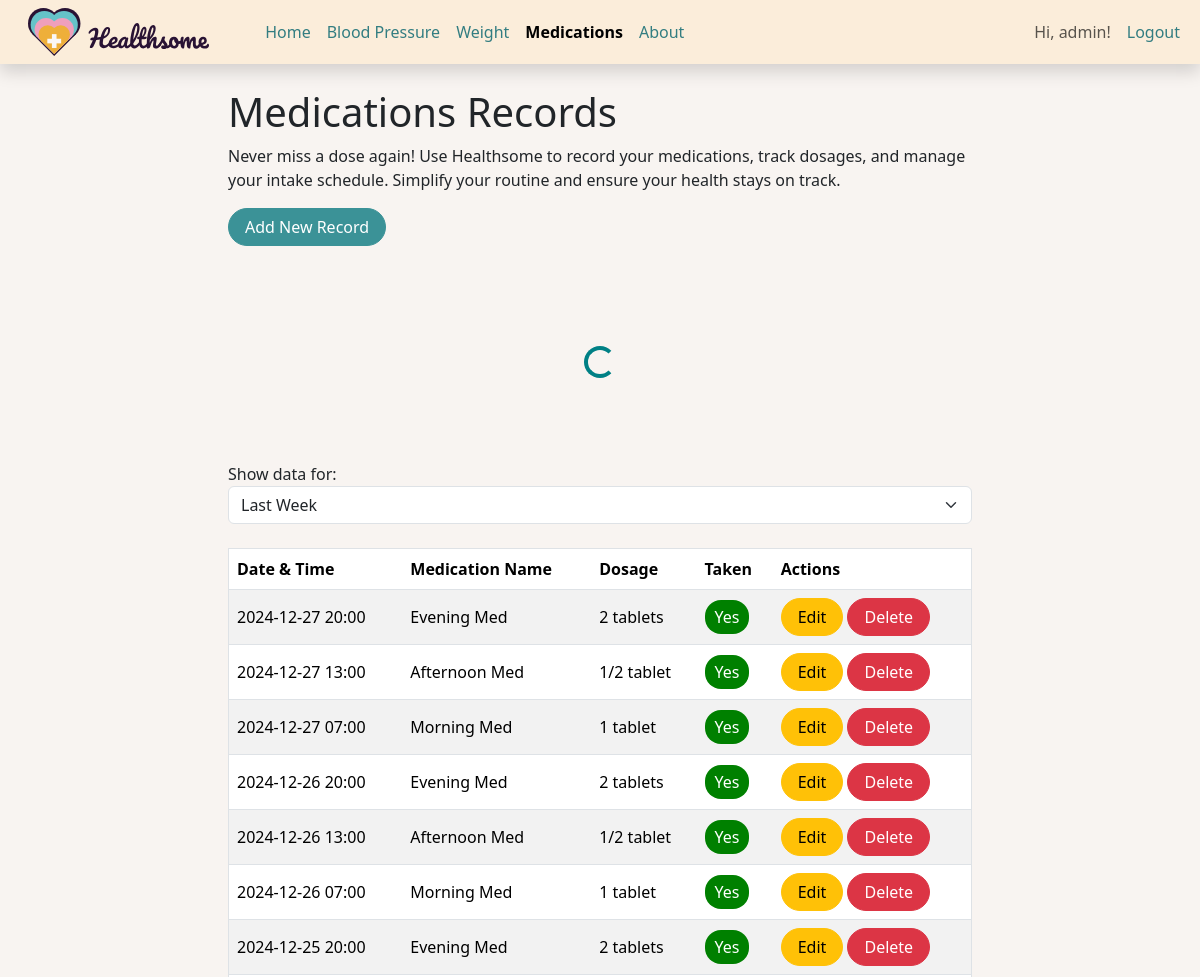
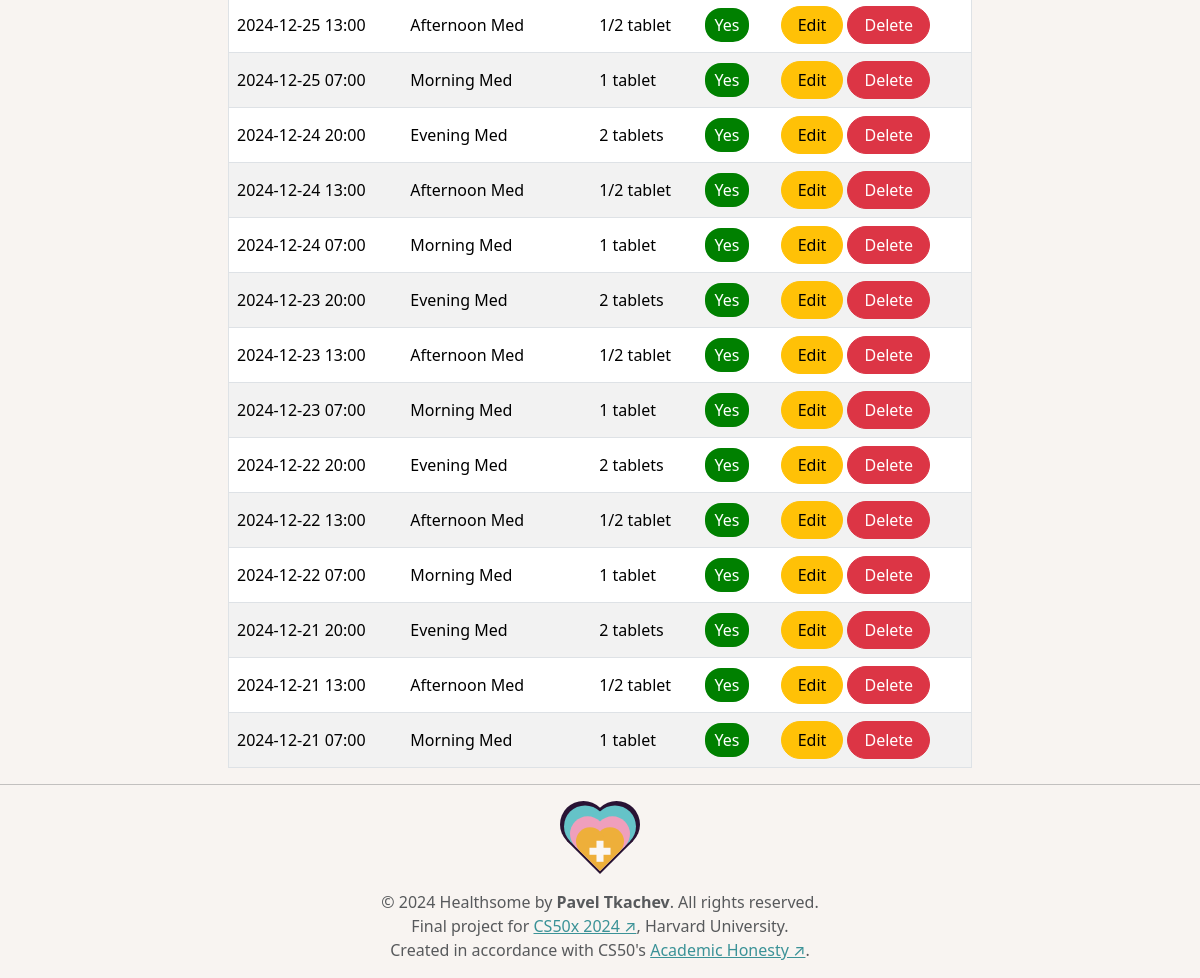
Page /medications/ (signed in) on the committed database (2 pictures, top to bottom).
### tables this page shows
CREATE TABLE users (
    -- Unique user ID
    id INTEGER PRIMARY KEY AUTOINCREMENT,
    -- Username for login
    username TEXT NOT NULL UNIQUE,
    -- Hashed password for security
    password_hash TEXT NOT NULL
);

CREATE TABLE medications (
    -- Unique record ID
    id INTEGER PRIMARY KEY AUTOINCREMENT,
    -- ID of the user who owns this record
    user_id INTEGER NOT NULL,
    -- Name of the medication
    medication_name TEXT NOT NULL,
    -- Dosage information (optional)
    dosage TEXT,
    -- Date and time of the record
    date_time TEXT NOT NULL,
    -- Whether the medication was taken (0 = no, 1 = yes)
    taken BOOLEAN NOT NULL CHECK (taken IN (0, 1)),
    -- Foreign key linking to users table
    FOREIGN KEY (user_id) REFERENCES users (id)
);

### modules/metrics/medications.py (the view)
@bp.route('/')
def list_records():
    user_id = session.get('user_id')
    if not user_id:
        flash("Please log in to view your records.", "error")
        return redirect(url_for('auth.login'))
    range_option = request.args.get('range', 'last_week')  # Default to 'last_week'
    start_date, end_date = calculate_date_range(range_option)
    query = "SELECT * FROM medications WHERE user_id = ?"
    params = [user_id]
    if start_date:
        query += " AND date_time BETWEEN ? AND ? ORDER BY date_time DESC"
        params.extend([start_date, end_date])
    else:
        query += " ORDER BY date_time DESC"
    records = query_db(query, params)
    return render_template('metrics/medications/list.html', records=records, range_option=range_option)

### helpers/datetime_helpers.py (called while the page is built)
def to_iso_format(dt_str):
    try:
        return datetime.strptime(dt_str, "%Y-%m-%dT%H:%M").strftime("%Y-%m-%d %H:%M")
    except ValueError:
        return dt_str  # Return as-is if the format is invalid

def calculate_date_range(range_option):
    now = datetime.now()
    if range_option == 'last_week':
        start_date = (now - timedelta(days=7)).strftime('%Y-%m-%d 00:00:00')  # Start of 7 days ago
        end_date = now.strftime('%Y-%m-%d 23:59:59')  # End of today
    elif range_option == 'last_month':
        start_date = (now - timedelta(days=30)).strftime('%Y-%m-%d 00:00:00')  # Start of 30 days ago
        end_date = now.strftime('%Y-%m-%d 23:59:59')  # End of today
    else:
        start_date = None  # No start date for 'all_time'
        end_date = None    # No end date for 'all_time'
    return start_date, end_date

### helpers/db_helpers.py (called while the page is built)
def get_db():
    if 'db' not in g:
        g.db = sqlite3.connect(DATABASE)
        g.db.row_factory = sqlite3.Row
    return g.db

def query_db(query, args=(), one=False):
    cur = get_db().execute(query, args)
    rv = cur.fetchall()
    cur.close()
    return (rv[0] if rv else None) if one else rv

### templates/metrics/medications/list.html (shortened to what this page needs)
{% extends "layout.html" %}
{% block body %}
<div class="col-lg-8 mx-auto">
    <h1>Medications Records</h1>
    <p>Never miss a dose again! Use Healthsome to record your medications, track dosages, and manage your intake
        schedule. Simplify your routine and ensure your health stays on track.</p>
    <a class="btn btn-primary rounded-pill px-3 mb-3" href="{{ url_for('medications.create_record') }}">Add New
        Record</a>
    {% if records %}
    <div id="chartLoader" class="d-flex justify-content-center align-items-center" style="height: 200px;">
        <div class="spinner-border text-primary" role="status">
        </div>
    </div>
    {% endif %}
    <form method="get" class="mb-3">
        <label for="range">Show data for:</label>
        <select id="range" name="range" class="form-select" onchange="this.form.submit()">
            <option value="last_week" {% if range_option=='last_week' %}selected{% endif %}>Last Week</option>
        </select>
    </form>
    <table border="1" class="table table-striped table-hover mt-4">
        <thead>
            <tr>
                <th>Date & Time</th>
                <th>Medication Name</th>
                <th>Dosage</th>
                <th>Taken</th>
                <th>Actions</th>
            </tr>
        </thead>
        <tbody>
            {% for record in records %}
            <tr>
                <td>{{ record.date_time|to_iso_format }}</td>
                <td>{{ record.medication_name }}</td>
                <td>{{ record.dosage }}</td>
                <td>
                    <form action="{{ url_for('medications.toggle_taken', record_id=record.id) }}" method="post">
                        <button type="submit" class="{{ 'btn-taken' if record.taken else 'btn-not-taken' }}">
                            {{ "Yes" if record.taken else "No" }}
                        </button>
                    </form>
                </td>
                <td>
                    <a class="btn btn-warning rounded-pill px-3"
                        href="{{ url_for('medications.edit_record', record_id=record.id) }}">Edit</a>
                    <form action="{{ url_for('medications.delete_record', record_id=record.id) }}" method="post"
                        style="display:inline;">
                        <button class="btn btn-danger rounded-pill px-3" type="submit"
                            onclick="return confirm('Are you sure?')">Delete</button>
                    </form>
                </td>
            </tr>
            {% endfor %}
        </tbody>
    </table>
</div>
{% endblock %}

### templates/layout.html (shortened to what this page needs)
<!DOCTYPE html>
<html lang="en">
<head>
    <link href="https://cdn.jsdelivr.net/npm/bootstrap@5.3.3/dist/css/bootstrap.min.css" rel="stylesheet"
>
    <link rel="stylesheet" href="{{ url_for('static', filename='css/styles.css') }}">
</head>
<body>
    <header class="navbar navbar-expand-lg bd-navbar sticky-top shadow">
        <nav class="container-xxl bd-gutter flex-wrap flex-lg-nowrap">
            <a class="navbar-brand p-0 ms-3 me-0 me-lg-5 header__logo" href="/">
                <img src="{{ url_for('static', filename='img/LOGO_H.svg') }}" alt="Healthsome Logo">
            </a>
            <div class="offcanvas-lg offcanvas-end flex-grow-1 bg-accent" data-bs-scroll="true" id="bdNavbar">
                {% from "utils/navigation.html" import nav_link %}
                <div class="offcanvas-body p-4 pt-0 p-lg-0">
                    {% if current_user %}
                    <ul class="navbar-nav flex-row flex-wrap bd-navbar-nav justify-content-center">
                        <li class="nav-item col-6 col-lg-auto" data-bs-content="" data-bs-placement="bottom">
                            {{ nav_link('main.index', 'Home') }}
                        </li>
                        <li class="nav-item col-6 col-lg-auto" data-bs-content="" data-bs-placement="bottom">
                            {{ nav_link('blood_pressure.list_records', 'Blood Pressure') }}
                        </li>
                        <li class="nav-item col-6 col-lg-auto" data-bs-content="" data-bs-placement="bottom">
                            {{ nav_link('weight.list_records', 'Weight') }}
                        </li>
                        <li class="nav-item col-6 col-lg-auto" data-bs-content="" data-bs-placement="bottom">
                            {{ nav_link('medications.list_records', 'Medications') }}
                        </li>
                        <li class="nav-item col-6 col-lg-auto" data-bs-content="" data-bs-placement="bottom">
                            {{ nav_link('main.about', 'About') }}
                        </li>
                    </ul>
                    {% endif %}
                    <ul class="navbar-nav flex-row bd-navbar-nav ms-auto">
                        {% if current_user %}
                        <li class="nav-item col-6 col-lg-auto" data-bs-content="" data-bs-placement="bottom">
                            <span class="nav-link py-2 px-0 px-lg-2">Hi, {{ current_user }}!</span>
                        </li>
                        <li class="nav-item col-6 col-lg-auto" data-bs-content="" data-bs-placement="bottom">
                            {{ nav_link('auth.logout', 'Logout') }}
                        </li>
                        {% endif %}
                    </ul>
                </div>
            </div>
        </nav>
    </header>
    <main>
        <div class="container">
            {% block body %}{% endblock %}
        </div>
    </main>
    <footer class="footer mt-auto">
        <hr>
        <a class="d-block my-3 text-decoration-none footer__logo" href="/">
            <img src="{{ url_for('static', filename='img/LOGO_ICON.svg') }}" alt="Healthsome Icon">
        </a>
        <p class="text-center text-muted">
            &copy; 2024 Healthsome by <strong>Pavel Tkachev</strong>. All rights reserved.
            <br>
            Final project for <a href="https://cs50.harvard.edu/x/2024/" target="_blank" rel="noopener noreferrer">CS50x
                2024 ↗</a>,
            Harvard University.
            <br>
            Created in accordance with CS50's <a href="https://cs50.harvard.edu/x/2024/honesty/" target="_blank"
                rel="noopener noreferrer">Academic Honesty ↗</a>.
        </p>
    </footer>
</body>
</html>

### static/css/styles.css (style rules this page uses)
:root { --bs-primary: hsl(183, 44%, 41%); --bs-primary-rgb: 0, 128, 133; }
body { background-color: hsl(26, 33%, 96%); }
.btn-taken { background-color: hsl(120, 100%, 25%); }
header.navbar { background-color: hsl(34, 81%, 92%); }
main { margin-top: 1.5rem; }
.mt-auto { margin-top: auto !important; }
.table { vertical-align: middle; }
#chartLoader { height: 200px; display: flex; justify-content: center; align-items: center; }

### rows in the picture
users: username "admin"
medications: date_time|to_iso_format "2024-12-27 20:00", medication_name "Evening Med", dosage "2 tablets", taken "Yes"
medications: date_time|to_iso_format "2024-12-27 13:00", medication_name "Afternoon Med", dosage "1/2 tablet", taken "Yes"
medications: date_time|to_iso_format "2024-12-27 07:00", medication_name "Morning Med", dosage "1 tablet", taken "Yes"
medications: date_time|to_iso_format "2024-12-26 20:00", medication_name "Evening Med", dosage "2 tablets", taken "Yes"
medications: date_time|to_iso_format "2024-12-26 13:00", medication_name "Afternoon Med", dosage "1/2 tablet", taken "Yes"
medications: date_time|to_iso_format "2024-12-26 07:00", medication_name "Morning Med", dosage "1 tablet", taken "Yes"
medications: date_time|to_iso_format "2024-12-25 20:00", medication_name "Evening Med", dosage "2 tablets", taken "Yes"
medications: date_time|to_iso_format "2024-12-25 13:00", medication_name "Afternoon Med", dosage "1/2 tablet", taken "Yes"
medications: date_time|to_iso_format "2024-12-25 07:00", medication_name "Morning Med", dosage "1 tablet", taken "Yes"
medications: date_time|to_iso_format "2024-12-24 20:00", medication_name "Evening Med", dosage "2 tablets", taken "Yes"
medications: date_time|to_iso_format "2024-12-24 13:00", medication_name "Afternoon Med", dosage "1/2 tablet", taken "Yes"
medications: date_time|to_iso_format "2024-12-24 07:00", medication_name "Morning Med", dosage "1 tablet", taken "Yes"
medications: date_time|to_iso_format "2024-12-23 20:00", medication_name "Evening Med", dosage "2 tablets", taken "Yes"
medications: date_time|to_iso_format "2024-12-23 13:00", medication_name "Afternoon Med", dosage "1/2 tablet", taken "Yes"
medications: date_time|to_iso_format "2024-12-23 07:00", medication_name "Morning Med", dosage "1 tablet", taken "Yes"
medications: date_time|to_iso_format "2024-12-22 20:00", medication_name "Evening Med", dosage "2 tablets", taken "Yes"
medications: date_time|to_iso_format "2024-12-22 13:00", medication_name "Afternoon Med", dosage "1/2 tablet", taken "Yes"
medications: date_time|to_iso_format "2024-12-22 07:00", medication_name "Morning Med", dosage "1 tablet", taken "Yes"
medications: date_time|to_iso_format "2024-12-21 20:00", medication_name "Evening Med", dosage "2 tablets", taken "Yes"
medications: date_time|to_iso_format "2024-12-21 13:00", medication_name "Afternoon Med", dosage "1/2 tablet", taken "Yes"
medications: date_time|to_iso_format "2024-12-21 07:00", medication_name "Morning Med", dosage "1 tablet", taken "Yes"

### other values in the picture
{{ title }} "Home Blood Pressure Weight About Logout"
{{ title }} "Medications"
